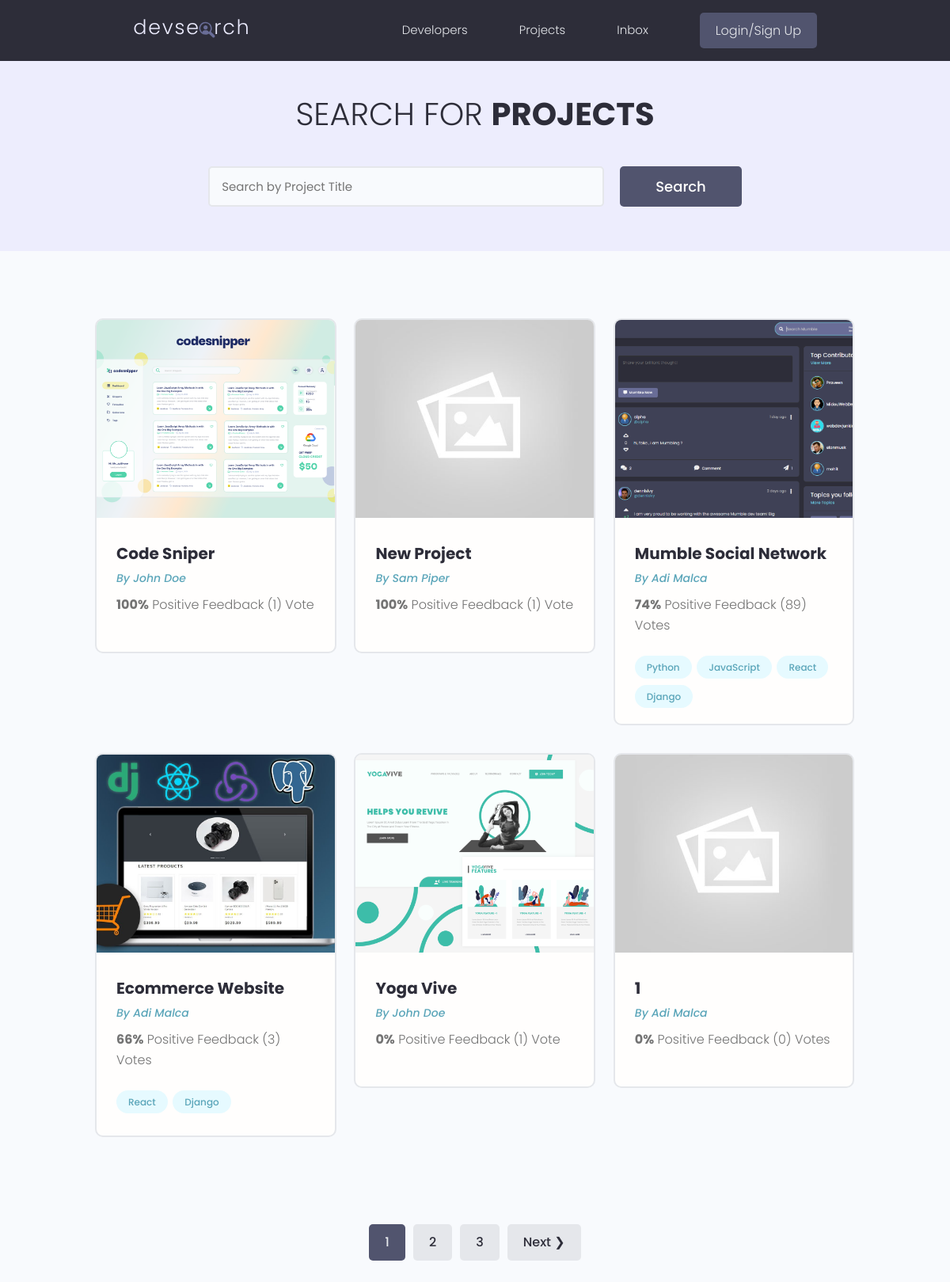
/projects/, run on the app's committed database.
### projectsApp/models.py (models this page shows, shortened)
class Project(models.Model):
    owner = models.ForeignKey(Profile, null=True, blank=True, on_delete=models.SET_NULL) # We want to connect a project to a specific user profile - many-to-one relationship
    title = models.CharField(max_length=200)   # By default null=False - required to enter data in this field (for the database)
    description = models.TextField(null=True, blank=True)  # Does NOT require to enter data in this field! blank is the same but for django form to be submitted! We can submit a form without adding this!
    featured_image = models.ImageField(null=True, blank=True, default="default.jpg") # B/c its in "images" folder no need to specify path, otherwise path needed
    demo_link = models.CharField(max_length=2000, null=True, blank=True)
    source_link = models.CharField(max_length=2000, null=True, blank=True)
    tags = models.ManyToManyField('Tag', blank=True)  # The tag can be connected to many models
    vote_total = models.IntegerField(default=0, null=True, blank=True)
    vote_ratio = models.IntegerField(default=0, null=True, blank=True)
    created = models.DateTimeField(auto_now_add=True)
    id = models.UUIDField(default=uuid.uuid4, unique=True, primary_key=True, editable=False)
    class Meta:
        ordering = ['-vote_ratio', '-vote_total', 'title']
    '''
    Anytime we trigger this method here we are going to calculate all this, get all these values
    and then simply update the instance of it in the database and save it.
    '''

class Tag(models.Model):
    name = models.CharField(max_length=200)
    created = models.DateTimeField(auto_now_add=True)
    id = models.UUIDField(default=uuid.uuid4, unique=True, primary_key=True, editable=False)
    def __str__(self):
        return self.name

### usersApp/models.py (models this page shows, shortened)
class Profile(models.Model):
    user = models.OneToOneField(User, on_delete=models.CASCADE, null=True, blank=True)
    name = models.CharField(max_length=200, blank=True, null=True)
    email = models.EmailField(max_length=500, blank=True, null=True)
    username = models.CharField(max_length=200, blank=True, null=True)
    location = models.CharField(max_length=200, blank=True, null=True)
    short_intro = models.CharField(max_length=200, blank=True, null=True)
    bio = models.TextField(blank=True, null=True)
    profile_image = models.ImageField(blank=True, null=True, upload_to="profiles/",
                                      default="profiles/user-default.png") # This will go in static/images folder and then in profiles folder and upload my pictures here. Again - we are uploading to the profiles folder and also getting the defualt from the profiles folder
    social_github = models.CharField(max_length=200, blank=True, null=True)
    social_twitter = models.CharField(max_length=200, blank=True, null=True)
    social_linkedin = models.CharField(max_length=200, blank=True, null=True)
    social_youtube = models.CharField(max_length=200, blank=True, null=True)
    social_website = models.CharField(max_length=200, blank=True, null=True)
    created = models.DateTimeField(auto_now_add=True)
    id = models.UUIDField(default=uuid.uuid4, unique=True, primary_key=True, editable=False)

### projectsApp/views.py (the view)
# urls.py: path('projects/', include('projectsApp.urls')),
def projects(request):
    projects, search_query = searchProjects(request)
    custom_range, projects = paginateProjects(request, projects, 6) # Allow for 6 projects to show in one page
    context = {'projects': projects, 'search_query':search_query,'custom_range':custom_range}
    return render(request, 'projectsApp/projects.html', context)

### projectsApp/utils.py (called while the page is built)
def paginateProjects(request, projects, results):
    page = request.GET.get('page')  # Needs to have a search parameter! "projects/?page=xxx" - page is the search parameter!
    paginator = Paginator(projects, results)
    try:
        projects = paginator.page(page)
    except PageNotAnInteger:
        page = 1
        projects = paginator.page(page)
    except EmptyPage:
        page = paginator.num_pages   # returns the number of pages we have
        projects = paginator.page(page)  # return the last page
    left_index = (int(page) - 4)    # to show 5 button pages at a time
    if left_index < 1:
        left_index = 1
    right_index = (int(page) + 5)   # to show 5 button pages at a time
    if right_index > paginator.num_pages:
        right_index = paginator.num_pages + 1
    custom_range = range(left_index, right_index)
    return custom_range, projects

def searchProjects(request):
    search_query = ""
    if request.GET.get('search_query'):
        search_query = request.GET.get('search_query')
    tags = Tag.objects.filter(name__icontains=search_query)  # The project model has a tags field which is many-to-many field
    projects = Project.objects.distinct().filter(
        Q(title__icontains=search_query) |
        Q(description__icontains=search_query) |
        Q(owner__name__icontains=search_query) | # here we go one level up and we query by the parent item.
        Q(tags__in=tags)
    )
    return(projects, search_query)

### projectsApp/templates/projectsApp/projects.html (shortened to what this page needs)
{% extends "main.html" %}
{% block content %}
  <main class="projects">
    <section class="hero-section text-center">
      <div class="container container--narrow">
        <div class="hero-section__box">
          <h2>Search for <span>Projects</span></h2>
        </div>
        <div class="hero-section__search">
          <form id="searchForm" class="form" action="{% url 'projects' %}" method="get">
            <div class="form__field">
              <input class="input input--text" id="formInput#search" type="text" name="search_query"
                placeholder="Search by Project Title" value="{{search_query}}"/>
            </div>
            <input class="btn btn--sub btn--lg" type="submit" value="Search" />
          </form>
        </div>
      </div>
    </section>
    <section class="projectsList">
      <div class="container">
        <div class="grid grid--three">
          {% for project in projects %}
          <div class="column">
            <div class="card project">
              <a href="{% url 'project' project.id %}" class="project">
                <img class="project__thumbnail" src="{{project.featured_image.url}}" alt="project thumbnail" />
                <div class="card__body">
                  <h3 class="project__title">{{project.title}}</h3>
                  <p><a class="project__author" href="{% url 'user-profile' project.owner.id %}">By {{project.owner.name}}</a></p>
                  <p class="project--rating">
                    <span style="font-weight: bold;">{{project.vote_ratio}}%</span> Positive
                    Feedback ({{project.vote_total}}) Vote{{project.vote_total|pluralize:"s"}}
                  </p>
                  <div class="project__tags">
                    {% for tag in project.tags.all %}
                    <span class="tag tag--pill tag--main">
                      <small>{{tag}}</small>
                    </span>
                    {% endfor %}
                  </div>
                </div>
              </a>
            </div>
          </div>
          {%endfor%}
        </div>
      </div>
    </section>
    {% include 'pagination.html' with queryset=projects custom_range=custom_range %}
  </main>
{% endblock content %}

### static/styles/app.css (style rules this page uses)
:root { --color-sub: #2d2d39; }
.btn--sub { background-color: var(--color-sub-light); }
.card { border: 2px solid var(--color-light); }
img { width: 100%; }
.hero-section { height: 40vh; display: flex; align-items: center; background-color: var(--color-sub); }
.hero-section__box { margin-bottom: 4rem; }
.hero-section__box > h2, .hero-section__box > h2 > span { font-size: 4rem; color: var(--color-light); line-height: 1.3; text-transform: uppercase; }
.hero-section__box > h2 { font-weight: 300; }
.hero-section__box > h2 > span { font-weight: 700; }
.hero-section__search > .form { display: flex; align-items: center; justify-content: center; gap: 2rem; }
.hero-section__search > .form input.input--text { width: 50rem; }
.project__author { font-size: 1.4rem; font-style: italic; }
.project--rating { margin-bottom: 1.6em; margin-top: .5em; }
.projects > .hero-section { background: var(--color-sub-lighter); height: 30vh; }
.projects .hero-section__box { margin-bottom: 2.5rem; }
.projects .hero-section__box > h2 { color: var(--color-sub); }
.projects .hero-section__box > h2 > span { font-weight: 700; color: var(--color-sub); }
.projectsList { margin-top: 8rem; }
.project__thumbnail { height: 25rem; object-fit: cover; object-position: top center; }
.project__title { font-size: 2rem; font-weight: 700; color: var(--color-sub); }

### static/uikit/styles/modules/_variables.css (style rules this page uses)
:root { --color-main: #5aa5b9; --color-main-light: #e6faff; --color-sub: #3f4156; --color-sub-light: #51546e; --color-sub-lighter: #ededfd; --color-text: #737373; --color-gray: #8b8b8b; --color-light: #e5e7eb; --color-light-gray: #767676; --color-bg: #f8fafd; --color-white: #fffefd; --color-white-light: #f3f3f3; --color-success: #359e64; --color-success-bg: #def8e8; --color-error: #fc4b0b; --color-error-bg: #fff2ee; --font-base: 'Poppins', arial, helvetica, 'Segoe UI', roboto, ubuntu, sans-serif; --font-monospace: 'Fira Code', 'Courier New', courier, monospace; --font-regular: 300; --font-medium: 500; --font-bold: 700; --generic-shadow: 1px 1px 5px #00000010; --generic-transition: all 0.3s ease-in-out; }

### static/uikit/styles/modules/_base.css (style rules this page uses)
* { margin: 0; padding: 0; box-sizing: border-box; text-rendering: optimizeLegibility; color: inherit; font-size: inherit; }
html { font-size: 50%; }
@media only screen and (min-width: 480px) { html { font-size: 56.25%; } }
@media only screen and (min-width: 1200px) { html { font-size: 62.5%; } }
body { line-height: 1.6; font-weight: 400; font-size: 1.5rem; color: var(--color-text); background-color: var(--color-bg); min-height: 100vh; }

### static/uikit/styles/modules/_typography.css (style rules this page uses)
* { font-family: var(--font-base); }
h2 { font-size: 3.6rem; font-weight: var(--font-bold); }
h3 { font-size: 3.2rem; font-weight: var(--font-medium); }
p, span, strong { font-size: 1.6rem; color: var(--color-text); font-weight: var(--font-regular); }
a { padding-bottom: 2px; text-decoration: none; display: inline-block; color: var(--color-main); font-weight: var(--font-medium); }

### static/uikit/styles/modules/_utilities.css (style rules this page uses)
.container { width: 92%; max-width: 165rem; margin: 0 auto; box-sizing: border-box; }
.container--narrow { width: 92%; max-width: 120rem; }
@media screen and (min-width: 1000px) { .container { width: 90%; } }
@media screen and (min-width: 1000px) { .container--narrow { width: 85%; } }
@media screen and (min-width: 1200px) { .container { width: 80%; } }
@media screen and (min-width: 1200px) { .container--narrow { width: 72%; } }
.text-center { text-align: center; }

### static/uikit/styles/modules/_button.css (style rules this page uses)
.btn { display: inline-block; position: relative; cursor: pointer; background-color: var(--color-light); font-weight: var(--font-medium); color: var(--color-sub); text-decoration: none; padding: 1rem 2rem; border-radius: 0.5rem; border: none; width: -webkit-fit-content; width: -moz-fit-content; width: fit-content; height: -webkit-fit-content; height: -moz-fit-content; height: fit-content; font-size: 1.6rem; outline-width: 0; outline-color: transparent; -webkit-backface-visibility: hidden; backface-visibility: hidden; transition: all 0.3s ease-in-out; }
.btn--sub { background-color: var(--color-sub); color: var(--color-white); }
.btn--lg { font-size: 1.8rem; padding: 1.2rem 4.5rem; }

### static/uikit/styles/modules/_card.css (style rules this page uses)
.card { border-radius: 1rem; background-color: var(--color-white); border: 1.5px solid var(--color-light); width: auto; height: auto; margin-top: 0.5rem; margin-bottom: 0.5rem; overflow: hidden; }
.card__body, .card__header { padding: 2rem 2.5rem; }

### data on the page
Project: featured_image (picture), title "Code Sniper", owner.name "John Doe", vote_ratio "100", vote_total "1"
Project: featured_image (placeholder picture), title "New Project", owner.name "Sam Piper", vote_ratio "100", vote_total "1"
Project: featured_image (picture), title "Mumble Social Network", owner.name "Adi Malca", vote_ratio "74", vote_total "89"
Tag: name "Python"
Tag: name "JavaScript"
Tag: name "React"
Tag: name "Django"
Project: featured_image (picture), title "Ecommerce Website", owner.name "Adi Malca", vote_ratio "66", vote_total "3"
Project: featured_image (picture), title "Yoga Vive", owner.name "John Doe", vote_ratio "0", vote_total "1"
Project: featured_image (placeholder picture), title "1", owner.name "Adi Malca", vote_ratio "0", vote_total "0"

### other printed values
{{ page }} "1"
{{ page }} "2" "3"
